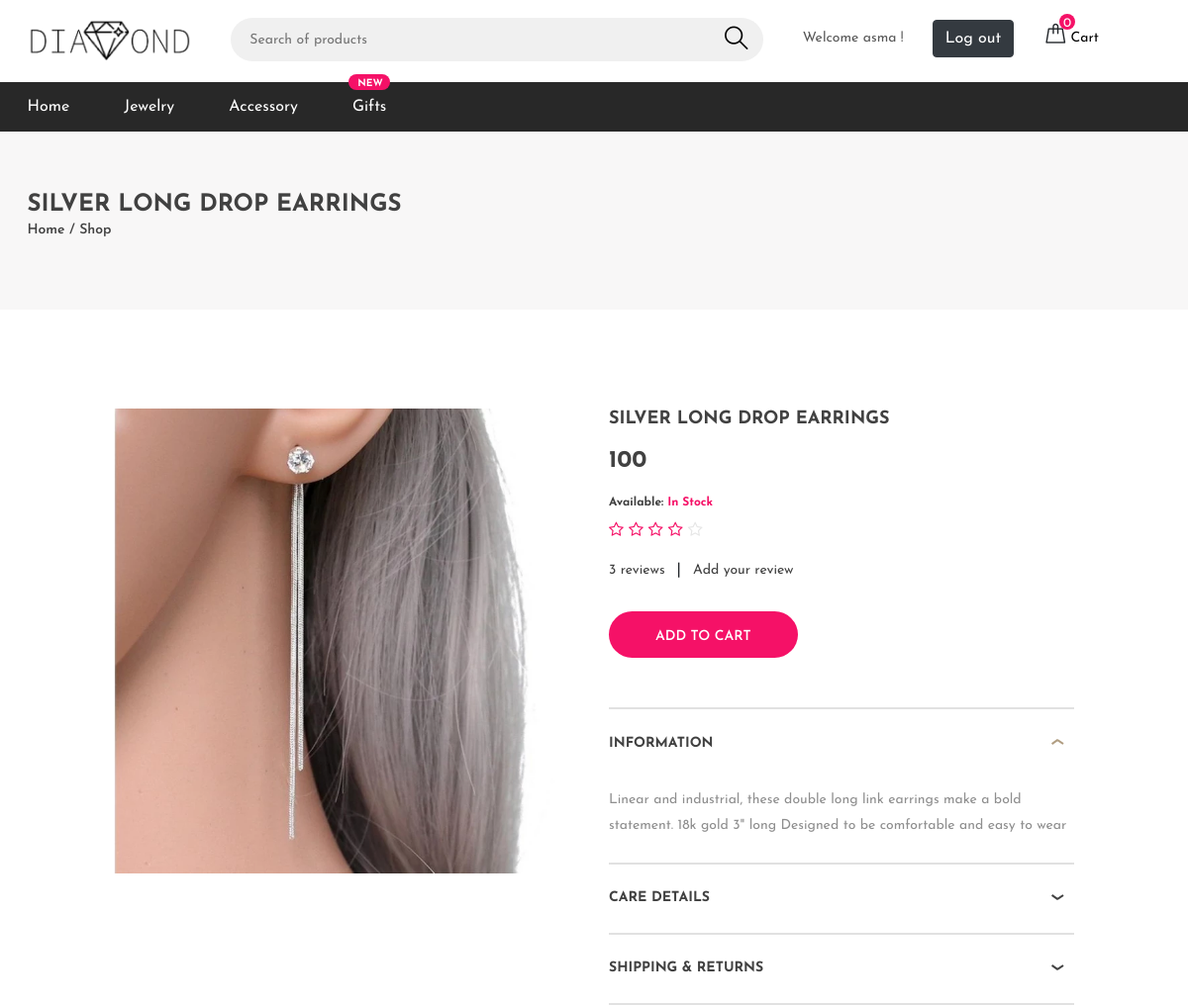
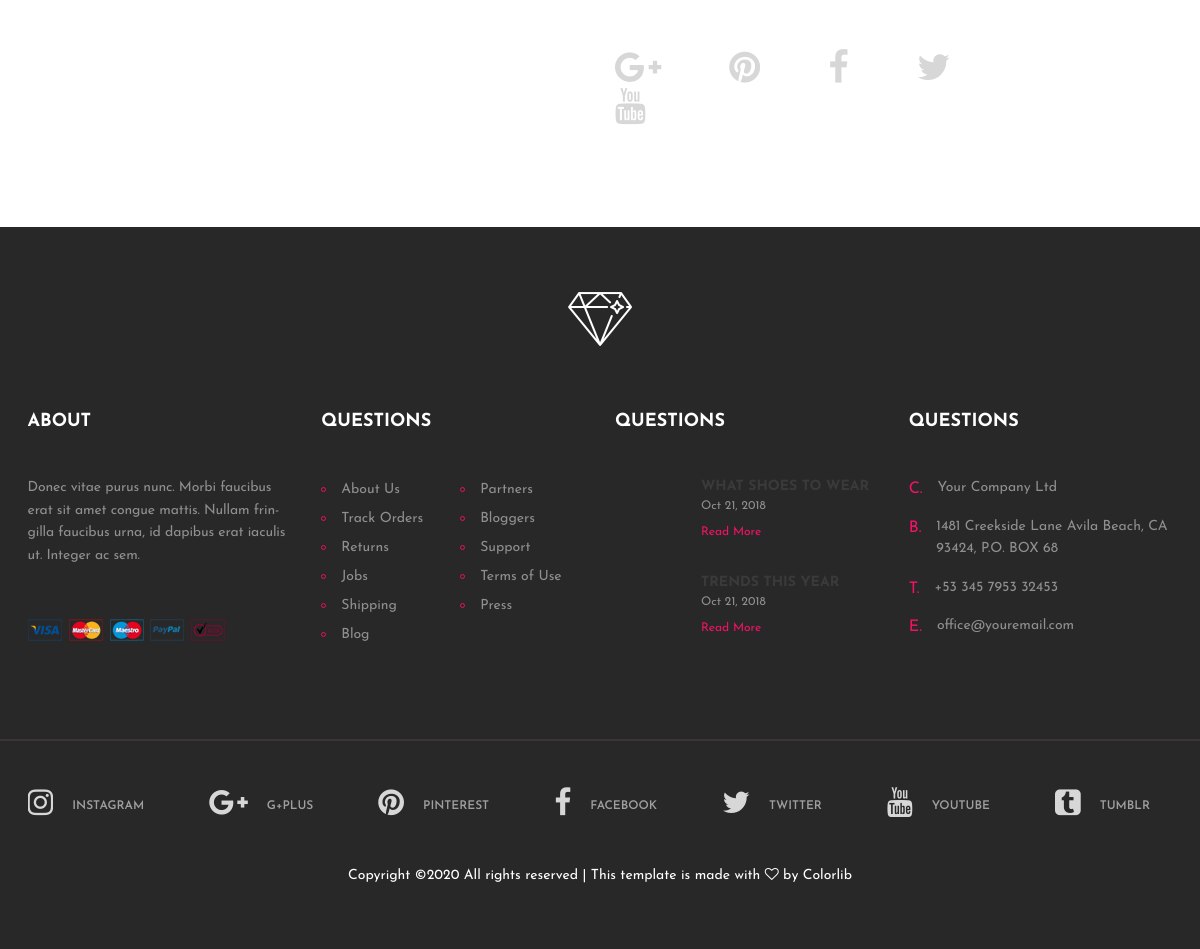
The page /Diamond/product?param=1 (signed in) on the database its author committed (2 pictures, top to bottom).
### tables this page shows
CREATE TABLE IF NOT EXISTS `client` (
  `id_client` int(10) NOT NULL AUTO_INCREMENT,
  `cin` int(8) DEFAULT NULL,
  `nom` varchar(250) DEFAULT NULL,
  `prenom` varchar(250) DEFAULT NULL,
  `sexe` varchar(1) DEFAULT NULL,
  `adresse` varchar(250) DEFAULT NULL,
  `téléphone` int(11) DEFAULT NULL,
  `email` varchar(250) NOT NULL,
  `status` varchar(10) DEFAULT NULL,
  `login` varchar(250) NOT NULL,
  `password` varchar(250) NOT NULL,
  `point_fidalité` int(10) DEFAULT NULL,
  PRIMARY KEY (`id_client`)
);

CREATE TABLE IF NOT EXISTS `produit` (
  `reference` int(20) NOT NULL AUTO_INCREMENT,
  `designation` varchar(255) NOT NULL,
  `prix` float NOT NULL,
  `stock` int(20) NOT NULL,
  `photo` varchar(255) NOT NULL,
  `disponibilite` tinyint(1) NOT NULL,
  `description` varchar(400) NOT NULL,
  PRIMARY KEY (`reference`)
);

### Diamond/authCookieSessionValidate.php (called while the page is built, shortened)
<?php
require_once "Auth.php";
if (! empty($_SESSION["member_id"])) {
    $isLoggedIn = true;
}
?>

### Diamond/DBController.php (called while the page is built, shortened)
<?php
class DBController {
	private $host = "localhost";
	private $user = "root";
	private $password = "";
	private $database = "diamant";
	private $conn;
    function __construct() {
        $this->conn = $this->connectDB();
	}
	function connectDB() {
		$conn = mysqli_connect($this->host,$this->user,$this->password,$this->database);
		return $conn;
	}
    function runQuery($query, $param_type, $param_value_array) {
        $sql = $this->conn->prepare($query);
        $this->bindQueryParams($sql, $param_type, $param_value_array);
        $sql->execute();
        $result = $sql->get_result();
        if ($result->num_rows > 0) {
            while($row = $result->fetch_assoc()) {
                $resultset[] = $row;
            }
        }
        if(!empty($resultset)) {
            return $resultset;
        }
    }
    function bindQueryParams($sql, $param_type, $param_value_array) {
        $param_value_reference[] = & $param_type;
        for($i=0; $i<count($param_value_array); $i++) {
            $param_value_reference[] = & $param_value_array[$i];
        }
        call_user_func_array(array(
            $sql,
            'bind_param'
        ), $param_value_reference);
    }
}
?>

### Diamond/Auth.php (called while the page is built, shortened)
<?php
require "DBController.php";
class Auth {
    function getMemberById($id) {
        $db_handle = new DBController();
        $query = "Select * from client where id_client = ?";
        $result = $db_handle->runQuery($query, 'i', array($id));
        return $result;
    }
    function getNumberOfItemsByUsername($username){
    $db_handle = new DBController();
    $query = "Select * from client where login = ?";
    $result = $db_handle->runQuery($query, 's', array($username));
    $query = "Select * from panier where id_client = ?";
    $result = $db_handle->runQuery($query, 'i', array($result[0]["id_client"]));
    $query = "Select * from comporter where id_panier = ?";
    $result = $db_handle->runQuery($query, 'i', array($result[0]["id_panier"]));
    if(empty($result)){
        return 0;
    }
    else{
        return sizeof($result);
        }
    }
}
?>

### Diamond/product.php (the view, shortened to what this page needs)
<?php require 'header.php';?>
<?php
$dbloc = 'localhost';
$user = 'root';
$pass = '';
$dbname = 'diamant';
$ref=$_GET['param'];
$dbc = mysqli_connect($dbloc, $user, $pass, $dbname)
   or die ('Error connecting to MySQL Server!');
   $resultat = mysqli_query($dbc, 'SELECT designation,prix,stock,photo,disponibilite,description FROM produit WHERE reference="'.$ref.'"');
   if ($resultat == FALSE) {
      echo "Echec de l exécution de la requête.<br />";
   }
   else {
      while ($ligne = mysqli_fetch_array($resultat)) {
        $prix = $ligne['prix'];
        $photo = $ligne['photo'];
        $designation = $ligne['designation'];
        $disp = $ligne['disponibilite'];
        $description = $ligne['description'];
      } }?>
	<div class="page-top-info">
		<div class="container">
			<h4><?php echo $designation ?></h4>
			<div class="site-pagination">
				<a href="index.html">Home</a> /
				<a href="">Shop</a>
			</div>
		</div>
	</div>
<div class="row"  style="margin:100px;">
				<div class="col-lg-6">
					<div class="h-50" class="w-50" >
						<div class="product-pic-zoom">
						<img  class="product-big-img" src="./<?php echo $photo ?>" alt="">
						</div>
					</div>
				</div>
				<div class="col-lg-6 product-details">
					<h2 class="p-title"><?php echo $designation ?></h2>
					<h3 class="p-price"><?php echo $prix ?></h3>
					<h4 class="p-stock">Available: <span><?php if ($disp==1) echo "In Stock";else echo "Not in Stock";?></span></h4>
					<div class="p-rating">
						<i class="fa fa-star-o"></i>
						<i class="fa fa-star-o"></i>
						<i class="fa fa-star-o"></i>
						<i class="fa fa-star-o"></i>
						<i class="fa fa-star-o fa-fade"></i>
					</div>
					<div class="p-review">
						<a href="">3 reviews</a>|<a href="">Add your review</a>
					</div>
                   	<?php if ($isLoggedIn){ ?>
					<a href="addToCart.php?param=<?php echo $ref;?>" class="site-btn">ADD TO CART </a>
					<?php }else{ ?>
					<a href="login" class="site-btn">ADD TO CART</a>
					<?php }?>
					<div id="accordion" class="accordion-area">
						<div class="panel">
							<div class="panel-header" id="headingOne">
								<button class="panel-link active" data-toggle="collapse" data-target="#collapse1" aria-expanded="true" aria-controls="collapse1">information</button>
							</div>
							<div id="collapse1" class="collapse show" aria-labelledby="headingOne" data-parent="#accordion">
								<div class="panel-body">
									<p><?php echo $description ?></p>
								</div>
							</div>
						</div>
						<div class="panel">
							<div class="panel-header" id="headingTwo">
								<button class="panel-link" data-toggle="collapse" data-target="#collapse2" aria-expanded="false" aria-controls="collapse2">care details </button>
							</div>
						</div>
						<div class="panel">
							<div class="panel-header" id="headingThree">
								<button class="panel-link" data-toggle="collapse" data-target="#collapse3" aria-expanded="false" aria-controls="collapse3">shipping & Returns</button>
							</div>
						</div>
					</div>
					<div class="social-sharing" class="w-100">
						<a href=""><i class="fa fa-google-plus" style="font-size:36px; margin-right:40px;"></i></a>
						<a href=""><i class="fa fa-pinterest" style="font-size:36px; margin-right:40px;" ></i></a>
						<a href=""><i class="fa fa-facebook" style="font-size:36px; margin-right:40px;"></i></a>
						<a href=""><i class="fa fa-twitter" style="font-size:36px; margin-right:40px;"></i></a>
						<a href=""><i class="fa fa-youtube" style="font-size:36px; margin-right:40px;"></i></a>
					</div>
			</div>
</div>
<?php require 'footer.php';?>

### Diamond/header.php (shortened to what this page needs)
<?php
	require_once "authCookieSessionValidate.php";
?>
<!DOCTYPE html>
<html lang="english">
<head>
	<link rel="stylesheet" href="css/bootstrap.min.css"/>
	<link rel="stylesheet" href="css/font-awesome.min.css"/>
	<link rel="stylesheet" href="css/flaticon.css"/>
	<link rel="stylesheet" href="css/slicknav.min.css"/>
	<link rel="stylesheet" href="css/jquery-ui.min.css"/>
	<link rel="stylesheet" href="css/owl.carousel.min.css"/>
	<link rel="stylesheet" href="css/animate.css"/>
	<link rel="stylesheet" href="css/style.css"/>
</head>
<body>
	<header class="header-section">
		<div class="header-top">
			<div class="container">
				<div class="row">
					<div class="col-lg-2 text-center text-lg-left">
						<a href="http://localhost/Diamond/" class="site-logo">
							<img src="img/logo2.png" alt="">
						</a>
					</div>
					<div class="col-xl-6 col-lg-5">
						<form class="header-search-form" method="GET">
<input type="text" placeholder="Search of products" name="search"/>
<button><i class="flaticon-search"></i></button>
</form>
					</div>
					<div class="col-xl-4 col-lg-5">
						<?php if ($isLoggedIn){
							require_once "Auth.php";
							$auth = new Auth();
							if(!empty($_SESSION["member_id"])){
								$user = $auth->getMemberById($_SESSION["member_id"]);
								$username = $user[0]["login"];
							}
							else {
								$username = $_COOKIE["member_login"];
							}
							echo "<div class=\"user-panel\">";
							echo "<div class=\"up-item\">";
							echo "<p> Welcome ". $username ." !</p>";
							echo "</div>";
							echo "<div class=\"up-item\">";
							echo "<form action=\"logout.php\">";
							echo "<button type=\"submit\" class=\"btn btn-dark\">Log out</button>";
							echo "</form>";
							echo "</div>";
							echo "<div class=\"up-item\">";
							echo "<p>&nbsp&nbsp&nbsp&nbsp&nbsp&nbsp&nbsp</p>";
							echo "</div>";
							echo "<div class=\"up-item\">";
							echo "<div class=\"shopping-card\">";
							echo "<i class=\"flaticon-bag\"></i>";
							echo "<span>".$auth->getNumberOfItemsByUsername($username)."</span>";
							echo "</div>";
							echo "<a href=\"cart\"> Cart</a>";
							echo "</div>";
					    	echo "</div>";
					    	}?>
					</div>
				</div>
			</div>
		</div>
				<nav class="main-navbar">
			<div class="container">
				<ul class="main-menu">
					<li><a href="index.php">Home</a></li>
					<li><a href="cat.php">Jewelry</a>
					</li>
					<li><a href="catA.php">Accessory </a>
					</li>
					<li><a href="gift.php">Gifts
						<span class="new">New</span>
					</a></li>
						</ul>
			</div>
		</nav>
	</header>

### Diamond/css/style.css (style rules this page uses)
html, body { height: 100%; font-family: 'Josefin Sans', sans-serif; -webkit-font-smoothing: antialiased; font-smoothing: antialiased; }
h1, h2, h3, h4, h5, h6 { margin: 0; color: #111111; font-weight: 600; }
h2 { font-size: 36px; }
h3 { font-size: 30px; }
h4 { font-size: 24px; }
p { font-size: 14px; color: #585858; line-height: 1.6; }
img { max-width: 100%; }
ul, ol { padding: 0; margin: 0; }
.site-btn { display: inline-block; border: none; font-size: 14px; font-weight: 600; min-width: 167px; padding: 18px 47px 14px; border-radius: 50px; text-transform: uppercase; background: #f51167; color: #fff; line-height: normal; cursor: pointer; text-align: center; }
.accordion-area { margin-top: 50px; border-top: 2px solid #e1e1e1; }
.accordion-area .panel { border-bottom: 2px solid #e1e1e1; }
.accordion-area .panel-link { background-image: url("../img/arrow-down.png"); background-repeat: no-repeat; background-position: right 10px top 30px; }
.accordion-area .panel-link.active { background-image: url("../img/arrow-up.png"); }
.accordion-area .panel-link.active { background-color: transparent; }
.accordion-area .panel-link, .accordion-area .panel-link.active.collapsed { text-align: left; position: relative; width: 100%; font-size: 14px; font-weight: 700; color: #414141; padding: 0; text-transform: uppercase; line-height: 1; cursor: pointer; border: none; min-height: 69px; background-color: transparent; border-radius: 0; }
.accordion-area .panel-body { padding-top: 10px; }
.accordion-area .panel-body p { color: #8f8f8f; margin-bottom: 25px; line-height: 1.8; }
.header-top { padding: 18px 0 14px; }
.site-logo { display: inline-block; }
.header-search-form { width: 100%; position: relative; padding: 0 10px; }
.header-search-form input { width: 100%; height: 44px; font-size: 14px; border-radius: 50px; border: none; padding: 0 19px; background: #f0f0f0; }
.header-search-form button { position: absolute; height: 100%; right: 18px; top: 0; font-size: 26px; color: #000; border: none; cursor: pointer; background-color: transparent; }
.user-panel .up-item { display: inline-block; font-size: 14px; }
.user-panel .up-item i { font-size: 22px; }
.user-panel .up-item a { font-size: 14px; color: #000; }
.user-panel .up-item:first-child { margin-right: 29px; }
.shopping-card { display: inline-block; position: relative; }
.shopping-card span { position: absolute; top: -4px; left: 100%; height: 16px; min-width: 16px; color: #fff; font-size: 13px; background: #f51167; text-align: center; border-radius: 30px; padding: 0 2px; margin-left: -7px; }
.main-navbar { background: #282828; }
.main-menu { list-style: none; }
.main-menu li { display: inline-block; position: relative; }
.main-menu li a { display: inline-block; font-size: 16px; color: #ffffff; margin-right: 50px; line-height: 1; padding: 17px 0; position: relative; }
.main-menu li a .new { position: absolute; top: -8px; font-size: 10px; font-weight: 700; color: #fff; background: #f51167; line-height: 1; text-transform: uppercase; left: calc(50% - 21px); padding: 5px 9px 1px; border-radius: 15px; width: 42px; }
.page-top-info { background: #f8f7f7; padding: 60px 0 70px; }
.page-top-info h4 { color: #414141; font-weight: 700; text-transform: uppercase; }
.site-pagination { font-size: 14px; font-weight: 600; color: #414141; }
.site-pagination a { display: inline-block; font-size: 14px; color: #414141; }
.product-pic-zoom { margin-bottom: 35px; }
.product-details .p-title { font-size: 18px; font-weight: 700; color: #414141; text-transform: uppercase; margin-bottom: 18px; }
.product-details .p-price { font-size: 24px; color: #414141; font-weight: 700; margin-bottom: 20px; }
.product-details .p-stock { font-size: 12px; color: #000; font-weight: 700; color: #414141; margin-bottom: 10px; }
.product-details .p-stock span { color: #f51167; }
.product-details .p-rating { margin-bottom: 15px; }
.product-details .p-rating i { color: #f51167; }
.product-details .p-rating i.fa-fade { color: #e6e6e6; }
.product-details .p-review { margin-bottom: 30px; }
.product-details .p-review a { color: #414141; font-size: 14px; margin-right: 12px; margin-left: 12px; }
.product-details .p-review a:first-child { margin-left: 0; }
.product-details .site-btn { min-width: 190px; }
.product-details .social-sharing { padding-top: 50px; }
.product-details .social-sharing a { color: #d7d7d7; margin-right: 23px; font-size: 14px; }
@media (min-width: 1200px) { .container { max-width: 1175px; } }

### rows shown on the page
client: login "asma"
produit: designation "SILVER LONG DROP EARRINGS", photo (picture), prix "100", description "Linear and industrial, these double long link earrings make a bold statement. 18k gold 3\" long Designed to be comfortable and easy to wear"

### other values the page prints
$auth->getNumberOfItemsByUsername($username) "0"
